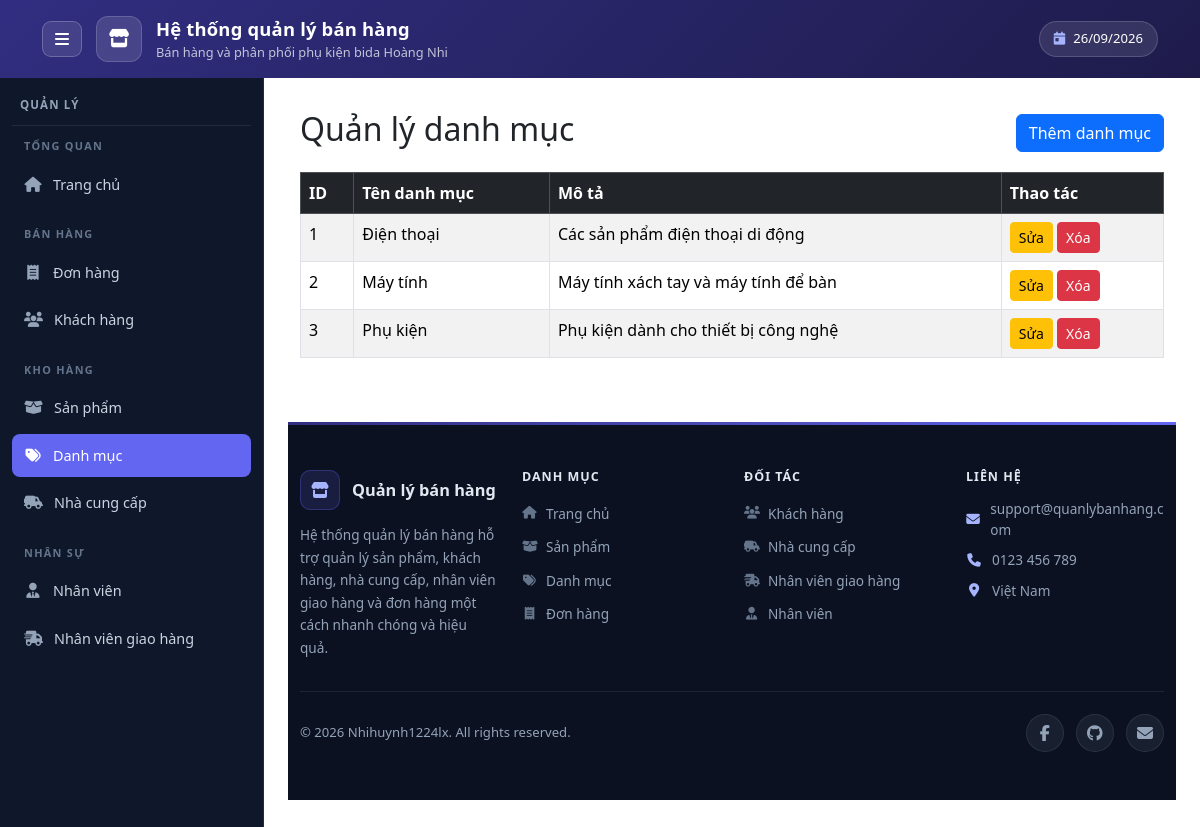
Screenshot of /admin/categories/index.php with the database file from the repository.
### tables this page shows
CREATE TABLE categories (
    CategoryID INT AUTO_INCREMENT PRIMARY KEY,
    CategoryName VARCHAR(200) NOT NULL,
    Description TEXT
);

### public/admin/categories/index.php (the view, shortened to what this page needs)
<?php
require_once '/var/www/src/config/database.php';
$sql = "
    SELECT
        CategoryID,
        CategoryName,
        Description
    FROM categories
    ORDER BY CategoryID
";
$result = $conn->query($sql);
require_once '/var/www/src/includes/admin/header.php';
require_once '/var/www/src/includes/admin/navbar.php';
?>
<div class="container mt-4">
    <div class="d-flex justify-content-between align-items-center mb-3">
        <h2>Quản lý danh mục</h2>
        <a href="/admin/categories/create.php" class="btn btn-primary">
            Thêm danh mục
        </a>
    </div>
    <div class="table-responsive">
        <table class="table table-bordered table-striped">
            <thead class="table-dark">
                <tr>
                    <th>ID</th>
                    <th>Tên danh mục</th>
                    <th>Mô tả</th>
                    <th>Thao tác</th>
                </tr>
            </thead>
            <tbody>
            <?php while ($category = $result->fetch_assoc()): ?>
                <tr>
                    <td>
                        <?= $category['CategoryID'] ?>
                    </td>
                    <td>
                        <?= htmlspecialchars($category['CategoryName']) ?>
                    </td>
                    <td>
                        <?= htmlspecialchars($category['Description'] ?? '') ?>
                    </td>
                    <td>
                        <a href="/admin/categories/edit.php?id=<?= $category['CategoryID'] ?>" class="btn btn-sm btn-warning">
                            Sửa
                        </a>
                        <form
    action="/admin/categories/delete.php"
    method="post"
    class="d-inline"
    onsubmit="return confirm('Bạn có chắc muốn xóa danh mục này?');"
>
    <button
        type="submit"
        class="btn btn-sm btn-danger"
    >
        Xóa
    </button>
</form>
                    </td>
                </tr>
            <?php endwhile; ?>
            </tbody>
        </table>
    </div>
</div>
<?php
require_once '/var/www/src/includes/admin/footer.php';

### public/assets/css/admin.css (style rules this page uses)
:root { --admin-header-from: #312E81; --admin-header-to: #1E1B4B; --admin-header-text: #FFFFFF; --admin-header-muted: rgba(255, 255, 255, 0.72); --admin-sidebar-w: 264px; --admin-sidebar-w-collapsed: 76px; --admin-nav-bg: #0F172A; --admin-nav-text: #CBD5E1; --admin-nav-icon: #94A3B8; --admin-nav-group: #64748B; --admin-nav-line: rgba(148, 163, 184, 0.14); --admin-nav-hover-bg: rgba(99, 102, 241, 0.20); --admin-nav-hover-text: #FFFFFF; --admin-nav-hover-icon: #A5B4FC; --admin-nav-active-bg: #6366F1; --admin-nav-active-text: #FFFFFF; --admin-footer-bg: #0B1120; --admin-footer-heading: #E2E8F0; --admin-footer-text: #94A3B8; --admin-footer-line: rgba(148, 163, 184, 0.14); --admin-accent: #6366F1; }

### rows the page displays
categories: CategoryID "1", CategoryName "Điện thoại", Description "Các sản phẩm điện thoại di động"
categories: CategoryID "2", CategoryName "Máy tính", Description "Máy tính xách tay và máy tính để bàn"
categories: CategoryID "3", CategoryName "Phụ kiện", Description "Phụ kiện dành cho thiết bị công nghệ"

### other values shown
$appName "Hệ thống quản lý bán hàng"
$appSubtitle "Bán hàng và phân phối phụ kiện bida Hoàng Nhi"
$group['title'] "TỔNG QUAN"
$item['label'] "Trang chủ"
$group['title'] "BÁN HÀNG"
$item['label'] "Đơn hàng"
$item['label'] "Khách hàng"
$group['title'] "KHO HÀNG"
$item['label'] "Sản phẩm"
$item['label'] "Danh mục"
$item['label'] "Nhà cung cấp"
$group['title'] "NHÂN SỰ"
$item['label'] "Nhân viên"
$item['label'] "Nhân viên giao hàng"
$column['title'] "DANH MỤC"
